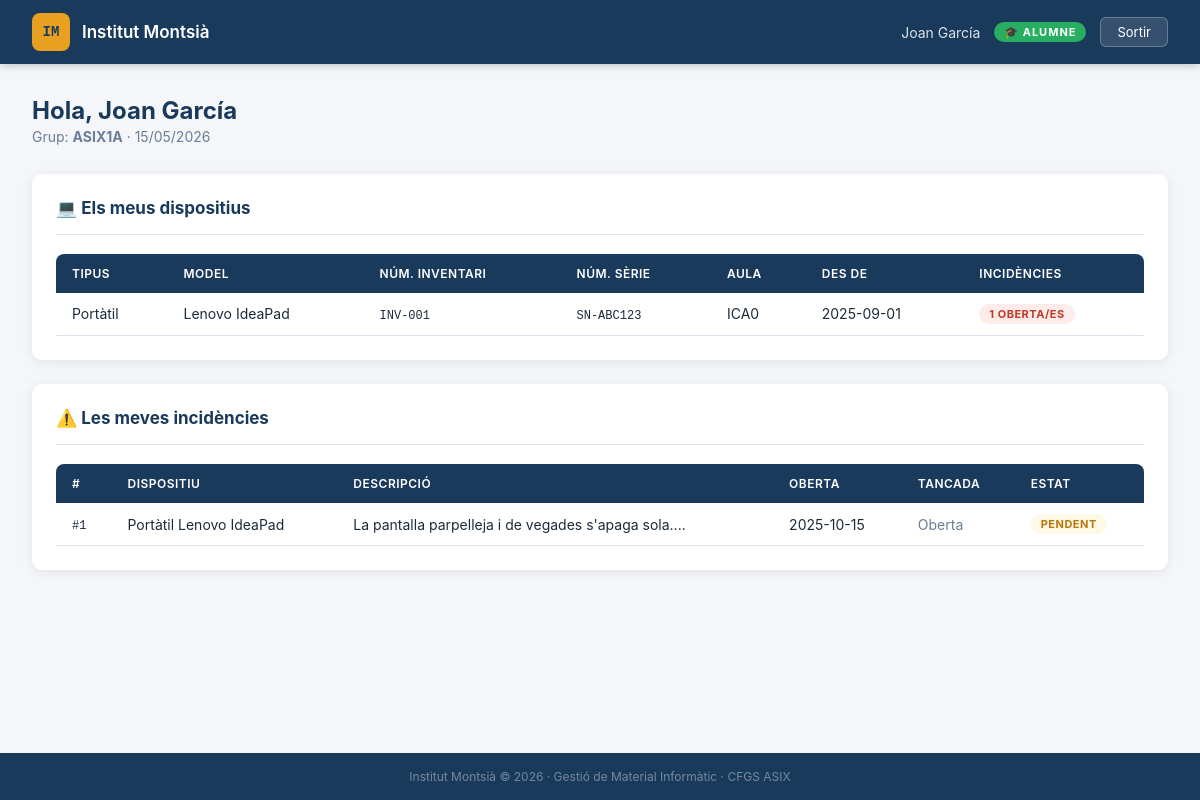
Page /institut/alumne/dashboard.php (signed in) on the committed database.
### tables this page shows
CREATE TABLE IF NOT EXISTS `Alumnes` (
  `id` int PRIMARY KEY AUTO_INCREMENT,
  `nom` varchar(50) NOT NULL,
  `cognom1` varchar(50) NOT NULL,
  `cognom2` varchar(50),
  `correu` varchar(50) UNIQUE NOT NULL,
  `grupClasse` varchar(10) NOT NULL
);

CREATE TABLE IF NOT EXISTS `Material` (
  `id` int PRIMARY KEY AUTO_INCREMENT,
  `idTipus` int NOT NULL,
  `idInventari` varchar(10) UNIQUE,
  `etiquetaDepInf` varchar(50) UNIQUE,
  `numSerie` varchar(50) UNIQUE,
  `macEthernet` varchar(50) UNIQUE,
  `macWifi` varchar(50) UNIQUE,
  `SACE` varchar(50) UNIQUE,
  `dataAdquisicio` date,
  `idUbicacio` int NOT NULL
);

CREATE TABLE IF NOT EXISTS `TipusMaterial` (
  `id` int PRIMARY KEY AUTO_INCREMENT,
  `tipus` varchar(50),
  `model` varchar(50),
  `origen` ENUM('GENE','DEP') DEFAULT 'DEP'
);

CREATE TABLE IF NOT EXISTS `Ubicacions` (
  `id` int PRIMARY KEY AUTO_INCREMENT,
  `nom` varchar(6)
);

CREATE TABLE IF NOT EXISTS `Incidencies` (
  `id` int PRIMARY KEY AUTO_INCREMENT,
  `informacio` varchar(5000),
  `dataOberta` date,
  `dataTancada` date,
  `idAlumne` int,
  `idDispositiu` int,
  `idEstat` int
);

CREATE TABLE IF NOT EXISTS `Estats` (
  `id` int PRIMARY KEY AUTO_INCREMENT,
  `estat` varchar(50)
);

### institut/alumne/dashboard.php (the view, shortened to what this page needs)
<?php
$conn = getConnexio();
$idAlumne = $_SESSION['idAlumne'];
$stmtAlumne = $conn->prepare("SELECT * FROM Alumnes WHERE id = ?");
$stmtAlumne->bind_param("i", $idAlumne);
$stmtAlumne->execute();
$alumne = $stmtAlumne->get_result()->fetch_assoc();
$stmtDev = $conn->prepare("
    SELECT m.id, tm.tipus, tm.model, m.numSerie, m.idInventari,
           u.nom AS aula, a.dataInici,
           (SELECT COUNT(*) FROM Incidencies i
            WHERE i.idDispositiu = m.id AND i.dataTancada IS NULL) AS incidencies
    FROM Assignacions a
    JOIN Material m       ON a.idMaterial = m.id
    JOIN TipusMaterial tm ON m.idTipus = tm.id
    LEFT JOIN Ubicacions u ON m.idUbicacio = u.id
    WHERE a.idAlumne = ? AND a.dataFinal IS NULL
");
$stmtDev->bind_param("i", $idAlumne);
$stmtDev->execute();
$dispositius = $stmtDev->get_result();
$stmtInc = $conn->prepare("
    SELECT i.*, e.estat, tm.tipus, tm.model
    FROM Incidencies i
    LEFT JOIN Estats e   ON i.idEstat = e.id
    LEFT JOIN Material m ON i.idDispositiu = m.id
    LEFT JOIN TipusMaterial tm ON m.idTipus = tm.id
    WHERE i.idAlumne = ?
    ORDER BY i.dataOberta DESC
");
$stmtInc->bind_param("i", $idAlumne);
$stmtInc->execute();
$incidencies = $stmtInc->get_result();
require_once '../includes/header.php';
?>
<div class="page-header">
    <div>
        <h2>Hola, <?= htmlspecialchars($alumne['nom'] . ' ' . $alumne['cognom1']) ?></h2>
        <p>Grup: <strong><?= htmlspecialchars($alumne['grupClasse']) ?></strong> · <?= date('d/m/Y') ?></p>
    </div>
</div>
<div class="card">
    <div class="card-header">
        <span class="card-title">💻 Els meus dispositius</span>
    </div>
    <?php if ($dispositius->num_rows === 0): ?>
        <p style="color:var(--text-muted); font-size:14px;">No tens cap dispositiu assignat.</p>
    <?php else: ?>
    <div class="table-wrapper">
        <table>
            <thead>
                <tr>
                    <th>Tipus</th>
                    <th>Model</th>
                    <th>Núm. inventari</th>
                    <th>Núm. sèrie</th>
                    <th>Aula</th>
                    <th>Des de</th>
                    <th>Incidències</th>
                </tr>
            </thead>
            <tbody>
            <?php while ($dev = $dispositius->fetch_assoc()): ?>
                <tr>
                    <td><?= htmlspecialchars($dev['tipus']) ?></td>
                    <td><?= htmlspecialchars($dev['model']) ?></td>
                    <td><span style="font-family:'DM Mono',monospace;font-size:12px;"><?= htmlspecialchars($dev['idInventari'] ?? '—') ?></span></td>
                    <td><span style="font-family:'DM Mono',monospace;font-size:12px;"><?= htmlspecialchars($dev['numSerie'] ?? '—') ?></span></td>
                    <td><?= htmlspecialchars($dev['aula'] ?? '—') ?></td>
                    <td><?= $dev['dataInici'] ?></td>
                    <td>
                        <?php if ($dev['incidencies'] > 0): ?>
                            <span class="badge badge-danger"><?= $dev['incidencies'] ?> oberta/es</span>
                        <?php else: ?>
                            <span class="badge badge-ok">Cap</span>
                        <?php endif; ?>
                    </td>
                </tr>
            <?php endwhile; ?>
            </tbody>
        </table>
    </div>
    <?php endif; ?>
</div>
<div class="card">
    <div class="card-header">
        <span class="card-title">⚠️ Les meves incidències</span>
    </div>
    <?php if ($incidencies->num_rows === 0): ?>
        <p style="color:var(--text-muted); font-size:14px;">Cap incidència registrada. ✅</p>
    <?php else: ?>
    <div class="table-wrapper">
        <table>
            <thead>
                <tr>
                    <th>#</th>
                    <th>Dispositiu</th>
                    <th>Descripció</th>
                    <th>Oberta</th>
                    <th>Tancada</th>
                    <th>Estat</th>
                </tr>
            </thead>
            <tbody>
            <?php while ($inc = $incidencies->fetch_assoc()): ?>
                <tr>
                    <td><span style="font-family:'DM Mono',monospace;font-size:12px;">#<?= $inc['id'] ?></span></td>
                    <td><?= htmlspecialchars(($inc['tipus'] ?? '') . ' ' . ($inc['model'] ?? '—')) ?></td>
                    <td><?= htmlspecialchars(substr($inc['informacio'], 0, 80)) ?>...</td>
                    <td><?= $inc['dataOberta'] ?></td>
                    <td><?= $inc['dataTancada'] ?? '<span style="color:var(--text-muted)">Oberta</span>' ?></td>
                    <td>
                        <span class="badge <?= $inc['dataTancada'] ? 'badge-ok' : 'badge-warning' ?>">
                            <?= htmlspecialchars($inc['estat'] ?? 'Pendent') ?>
                        </span>
                    </td>
                </tr>
            <?php endwhile; ?>
            </tbody>
        </table>
    </div>
    <?php endif; ?>
</div>
<?php require_once '../includes/footer.php'; ?>

### institut/assets/style.css (style rules this page uses)
:root { --primary: #1a3a5c; --primary-light: #2460a0; --accent: #e8a020; --danger: #c0392b; --success: #27ae60; --warning: #f39c12; --bg: #f4f6f9; --surface: #ffffff; --border: #dde3ec; --text: #1c2b3a; --text-muted: #6b7e95; --radius: 10px; --shadow: 0 2px 12px rgba(0,0,0,0.08); --shadow-lg: 0 8px 32px rgba(0,0,0,0.13); --font: -apple-system, BlinkMacSystemFont, 'Segoe UI', Roboto, Arial, sans-serif; --font-mono: 'Courier New', Courier, monospace; }
* { box-sizing: border-box; margin: 0; padding: 0; font-family: var(--font); }
body { background: var(--bg); color: var(--text); min-height: 100vh; display: flex; flex-direction: column; }
.card { background: var(--surface); border-radius: var(--radius); box-shadow: var(--shadow); padding: 1.5rem; margin-bottom: 1.5rem; }
.card-header { display: flex; justify-content: space-between; align-items: center; margin-bottom: 1.2rem; padding-bottom: 1rem; border-bottom: 1px solid var(--border); }
.card-title { font-size: 17px; font-weight: 700; color: var(--primary); }
.table-wrapper { overflow-x: auto; }
table { width: 100%; border-collapse: collapse; font-size: 14px; }
thead th { background: var(--primary); color: white; padding: 12px 16px; text-align: left; font-size: 12px; font-weight: 600; text-transform: uppercase; letter-spacing: 0.5px; }
thead th:first-child { border-radius: 8px 0 0 0; }
thead th:last-child { border-radius: 0 8px 0 0; }
tbody tr { border-bottom: 1px solid var(--border); transition: background 0.15s; }
tbody td { padding: 11px 16px; }
.page-header { margin-bottom: 1.8rem; display: flex; justify-content: space-between; align-items: flex-end; flex-wrap: wrap; gap: 1rem; }
.page-header h2 { font-size: 24px; font-weight: 700; color: var(--primary); }
.page-header p { font-size: 14px; color: var(--text-muted); margin-top: 3px; }
.badge { display: inline-block; padding: 3px 10px; border-radius: 20px; font-size: 11px; font-weight: 700; text-transform: uppercase; letter-spacing: 0.5px; }
.badge-warning { background: #fef9e7; color: #b7770d; }
.badge-danger { background: #fdecea; color: var(--danger); }
[style*="monospace"], .font-mono { font-family: var(--font-mono) !important; }

### institut/includes/header.php (style rules this page uses)
body { font-family: -apple-system, BlinkMacSystemFont, 'Segoe UI', Roboto, sans-serif; }

### rows in the picture
alumnes: nom+cognom1 "Joan García", grupClasse "ASIX1A"
material: idTipus.tipus "Portàtil", idTipus.model "Lenovo IdeaPad", idInventari "INV-001", numSerie "SN-ABC123", idUbicacio.nom "ICA0", dataInici "2025-09-01", incidencies "1"
incidencies: id "1", tipusmaterial.tipus+model "Portàtil Lenovo IdeaPad", informacio "La pantalla parpelleja i de vegades s'apaga sola.", dataOberta "2025-10-15", dataTancada "Oberta", idEstat.estat "PENDENT"

### other values in the picture
$_SESSION['nom'] "Joan García"
getNomRol() "🎓 ALUMNE"
